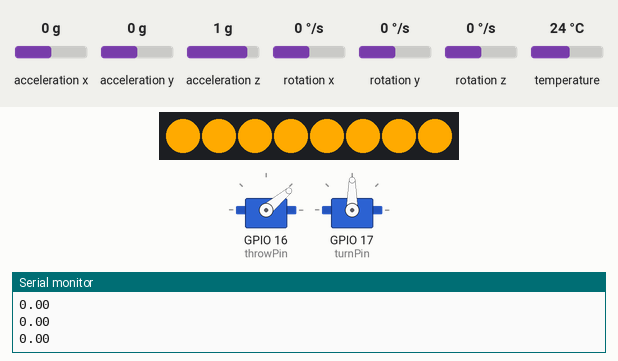
Simulated run of this sketch. Board: ESP32. Shown: 2 × servo, 8 RGB LEDs in strip order, left to right, the last lines printed to the serial monitor. The test bench sets the inputs (shaded band); at power-on: rotation x 0 °/s, acceleration x 0 g, acceleration y 0 g, acceleration z 1 g, rotation y 0 °/s, rotation z 0 °/s, temperature 24 °C.

Above: at 0.9 s.
At 6.0 s:
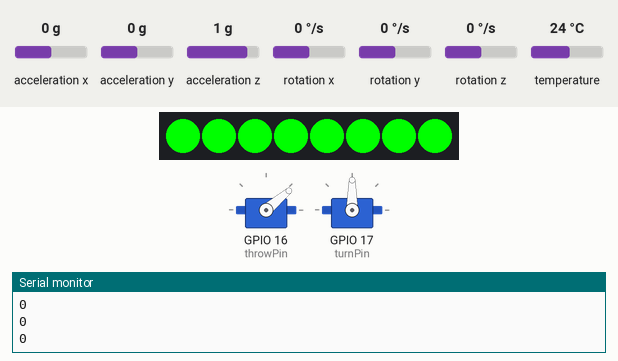
6.1 s: rotation x set to -192 °/s
At 7.4 s:
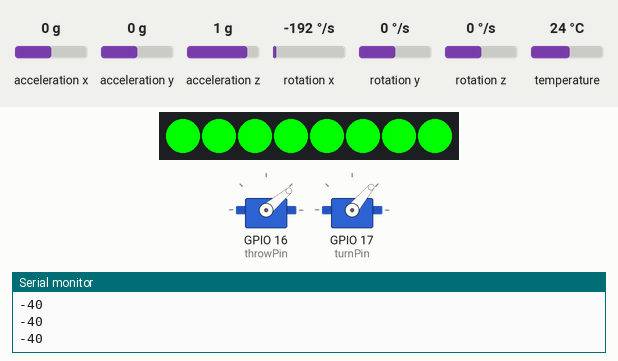
7.9 s: rotation x set to 192 °/s
At 10.6 s:
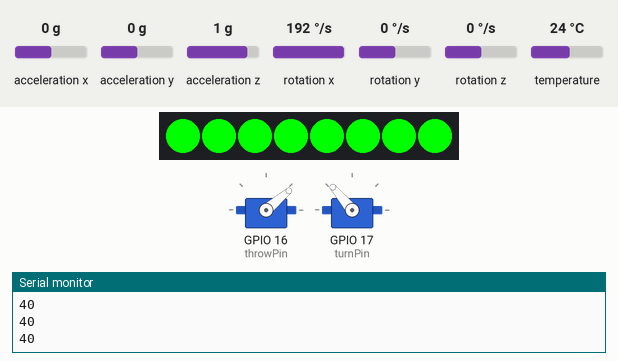
10.9 s: rotation x set to -100 °/s
At 14.3 s:
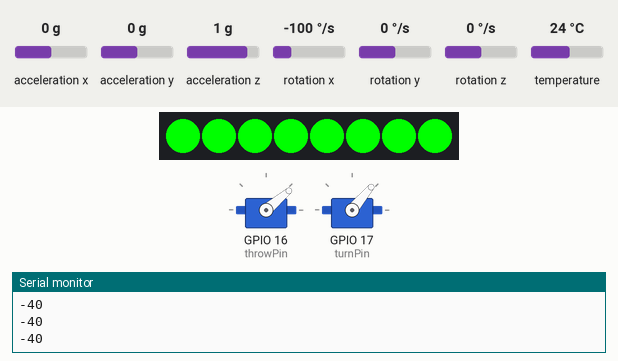
Timing chart, 0 to 15.8 s (numbered marks = the images above; inputs shaded):
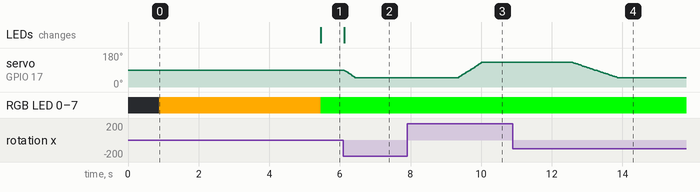

The sketch:

robopong.ino
```cpp
// Basic demo for accelerometer readings from Adafruit MPU6050

// ESP32 Guide: https://RandomNerdTutorials.com/esp32-mpu-6050-accelerometer-gyroscope-arduino/
// ESP8266 Guide: https://RandomNerdTutorials.com/esp8266-nodemcu-mpu-6050-accelerometer-gyroscope-arduino/
// Arduino Guide: https://RandomNerdTutorials.com/arduino-mpu-6050-accelerometer-gyroscope/

#include <Adafruit_MPU6050.h> //Ihr braucht den Fake-Sensor Fix!!! https://github.com/UraniumDonut/Adafruit_MPU6050_0x72/commit/78f2b543fde344745caa9e98cfe7b9dac794c4c8
#include <Adafruit_Sensor.h>
#include <Wire.h>
#include <FastLED.h>
#include <ESP32Servo.h>
#include <iostream>
#define DATA_PIN 5
const int DELAY = 25;


class Vector3{
  public:
    float x;
    float y;
    float z;
    void reset(){
      x = 0;
      y = 0;
      z = 0;
    }
};

class Handschuh{ //Connected to pin 22 on black/orange and pin 21 on yellow/yellow
  private:
    Adafruit_MPU6050 mpu;
    sensors_event_t a, g, temp;
    float speed;
    Vector3 v, d, ac ,a_avg;
    int throwThreshold = 10; //Change this to make throw detection finer
    float slowdownThreshold = 5; //Make this higher on premature throws
    float speedbefore = 0;
    void getEvents(){
      mpu.getEvent(&a, &g, &temp);

      d.x += g.gyro.x;
      d.y += g.gyro.y;
      d.z += g.gyro.z;

      a_avg.x = a_avg.x * 0.8 + a.acceleration.x*0.2;
      a_avg.y = a_avg.y * 0.8 + a.acceleration.y*0.2;
      a_avg.z = a_avg.z * 0.8 + a.acceleration.z*0.2;

      ac.x = a_avg.x - a.acceleration.x;
      ac.y = a_avg.y - a.acceleration.y;
      ac.z = a_avg.z - a.acceleration.z;

      v.x += ac.x - a_avg.x;
      v.y += ac.y - a_avg.y;
      v.z += ac.z - a_avg.z;

      speed = sqrt(sq(ac.x)+sq(ac.y)+sq(ac.z));
      if(speedbefore == 0){
        speedbefore = speed;
      }
    }

  public:
  Handschuh(){}
  void warmUp(){
      mpu.getEvent(&a, &g, &temp);

      d.x += g.gyro.x;
      d.y += g.gyro.y;
      d.z += g.gyro.z;

      a_avg.x = a_avg.x * 0.8 + a.acceleration.x*0.2;
      a_avg.y = a_avg.y * 0.8 + a.acceleration.y*0.2;
      a_avg.z = a_avg.z * 0.8 + a.acceleration.z*0.2;
      Serial.println(a_avg.x);
    }
  void resetAll(){
      v.reset();
      d.reset();
      ac.reset();
      a_avg.reset();
      speed = 0;
      speedbefore = 0;
    }
  void init(){
    resetAll();
    if(!mpu.begin()){
      Serial.println("Failed to find MPU6050 chip!");
      delay(1000);
      ESP.restart();
    }
    delay(10);
    mpu.setAccelerometerRange(MPU6050_RANGE_8_G);
    delay(10);
    mpu.setGyroRange(MPU6050_RANGE_500_DEG);
    delay(10);
    mpu.setFilterBandwidth(MPU6050_BAND_44_HZ);
    delay(10);
    for(int i = 0; i < 20; i++){
      warmUp();
      delay(DELAY);
    }
  }

  void printAll(){

    Serial.print("Acceleration X: ");
    Serial.print(a.acceleration.x);
    Serial.print(", Y: ");
    Serial.print(a.acceleration.y);
    Serial.print(", Z: ");
    Serial.print(a.acceleration.z);
    Serial.println(" m/s^2");

    Serial.print("Rotation X: ");
    Serial.print(g.gyro.x);
    Serial.print(", Y: ");
    Serial.print(g.gyro.y);
    Serial.print(", Z: ");
    Serial.print(g.gyro.z);
    Serial.println(" rad/s");

    Serial.print("Temperature: ");
    Serial.print(temp.temperature);
    Serial.println(" degC");

    Serial.println("");
  }

  bool getThrown(){ //False = aiming, True = throwing
    speedbefore = speed;
    getEvents();
    //Serial.print("Acceleration: ");
    //Serial.println(a.acceleration.x);
    //Serial.print("High-Pass: ");
    //Serial.println(ac.x);

    //Serial.println(speed);
    if(speedbefore > throwThreshold && (speedbefore - (speed + slowdownThreshold)) > 0){
      return true;
    }
    return false;
  }
  int getAngle(){
    if(d.x > 40){
      return 40;
    }
    if(d.x < -40){
      return -40;
    }
    return d.x;
  }
  int getStrength(){
    if(speedbefore > 100){
      return 100;
    }
    return speedbefore;
  }
};

class Arm{
  private:
    const int throwPin = 16;
    const int turnPin = 17;
    Servo motorthrow;
    Servo motorturn;

  public:
    Arm(){
      motorthrow.setPeriodHertz(50);
      motorturn.setPeriodHertz(50);
      motorthrow.attach(throwPin, 500, 2500);
      motorturn.attach(turnPin, 500, 2500);
      delay(100);
      motorthrow.write(40);
      motorturn.write(90);
      delay(100);
    }
    void throwb(int input){
      int deg = 0;
      int retract = 40;
      double fine = 0.5;

      deg = (input - 10) /3 + 70;
      fine = (input - 10) /3 + 70 - deg;
      if(fine > 0.5){
        deg = deg + 1;
      }
      motorthrow.write(deg);
      Serial.print("Wurfgrad: ");
      Serial.print(deg);
      Serial.print("\n");

      delay(2000);
      retract = deg;
      while(retract > 40){
        retract = retract - 1;
        motorthrow.write(retract);
        delay(20);
      }
    }
    void turn(int input){
      motorturn.write(90+input);
    }
};


// Zuklappen
class LEDStrip{
  private:
    CRGB leds[8];
  public:
    LEDStrip(){

    }
    void init(){
      FastLED.addLeds<NEOPIXEL, DATA_PIN>(leds, 8);
    }
    void update(int schritt){
      if(schritt < 0){
        for(int i = 0; i < 8; i++){
          leds[i] = CRGB::Red;
        }
      }
      else if(schritt > 0){
        for(int i = 0; i < 8; i++){
          leds[i] = 0XFFAA00;
        }
      }
      else{
        for(int i = 0; i < 8; i++){
          leds[i] = 0X00FF00;
        }
      }
      FastLED.show();
    }
};

LEDStrip strip;
Handschuh handschuh;
Arm arm;
int schritt;
// -1 = Stop
// 0 = Move!
// 1 = Wait, WarmUp
// 2 = Wait, DriftReset
int counter = 0;

void setup(void) {
  schritt = -1;
  Serial.begin(115200);
  while (!Serial)
    delay(10); // will pause Zero, Leonardo, etc until serial console opens
  Serial.println("");
  delay(100);
  handschuh.init();
  strip.init();
  schritt = 2;
}
void loop() {
  if(schritt == 1){ //====WARMUP====
    if(counter < 20){
      handschuh.warmUp();
      counter++;
    }
    else{
      counter = 0;
      schritt = 0;
      Serial.println("Warmup finished!");
    }
  }
  else if(schritt == 2){ //====DRIFTRESET====
    //===== HIER FEHLT DIE MOTION DETECTION, ABER JOA MAN BRAUCHTS AUCH NED WIRKLICH SO KRASS
    strip.update(schritt);
    delay(4000);
    handschuh.resetAll();
    Serial.println("Drift was reset!");
    schritt = 1;
    counter = 0;
  }
  else if(schritt == 0){//====MOVE====
    if(handschuh.getThrown()){ //We have a throw!
      int strength = handschuh.getStrength();
      Serial.print("Throw detcted with Strength ");//servo.send(strength);
      Serial.println(strength);
      schritt = -1;
      strip.update(schritt);
      arm.throwb(strength);
      counter = 0;
      schritt = -1;
    }
    else{ //We just aimed
      int angle = handschuh.getAngle();
      Serial.println(angle);//servo.send(angle);
      arm.turn(angle);
      counter++;
    }
    if(counter > (15000/DELAY)){
      counter = 0;
      schritt = 2;
      Serial.println("Too much drift! Reset!");
    }
  }
  else if(schritt == -1){//====STOP====
    delay(2000);
    schritt = 2;
    Serial.println("Stopped Waiting");
  }
  strip.update(schritt);
  delay(DELAY);
}
```

Measured:
- after the input at 6.1 s, servo on GPIO 17 (turnPin): moves from 90° to 50° over 0.30 s, starting at once
- after the input at 7.9 s, servo on GPIO 17 (turnPin): moves from 50° to 130° over 0.63 s, starting after 1.5 s
- after the input at 10.9 s, servo on GPIO 17 (turnPin): moves from 130° to 50° over 1.3 s, starting after 1.7 s
